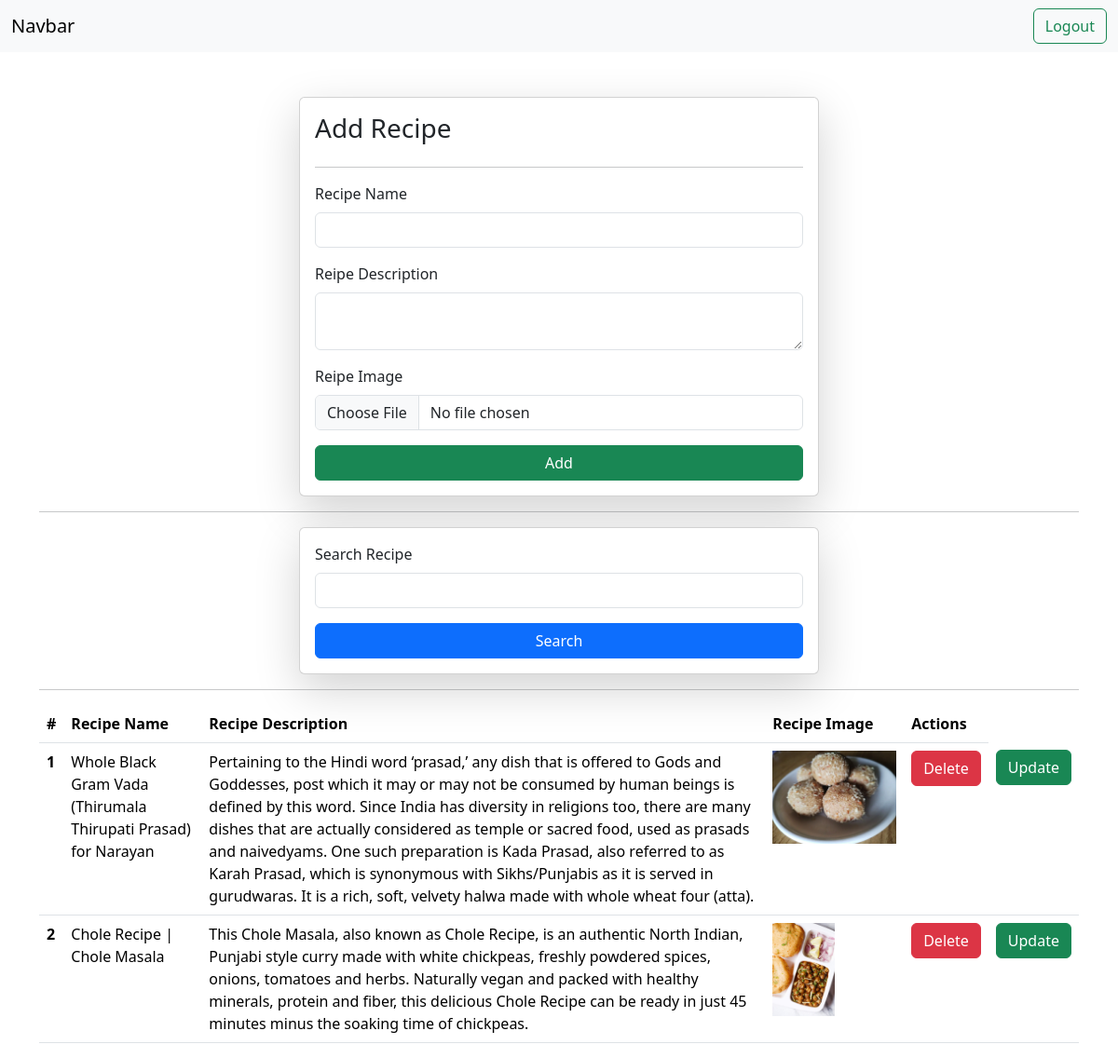
Screenshot of /recipe/ (signed in) with the database file from the repository.
### vege/models.py (models this page shows)
class Recipe(models.Model):
    user = models.ForeignKey(User, on_delete=models.SET_NULL,null=True,blank=True)
    recipe_name = models.CharField(max_length=100)
    recipe_desc = models.TextField()
    recipe_image = models.ImageField(upload_to='recipeImage')

### vege/views.py (the view, shortened to what this page needs)
# urls.py: path('recipe/', recipe, name='recipe'),
@login_required(login_url='/login/')
def recipe(request):
    queryset = Recipe.objects.all()
    if request.GET.get('search'):
        queryset = queryset.filter(recipe_name__icontains = request.GET.get('search'))
    context = {"recipe":queryset}
    return render(request,'recipe.html',context)

### vege/templates/recipe.html (shortened to what this page needs)
<!DOCTYPE html>
<html lang="en">
<head>
    <link href="https://cdn.jsdelivr.net/npm/bootstrap@5.3.3/dist/css/bootstrap.min.css" rel="stylesheet">
</head>
<body>
<nav class="navbar bg-body-tertiary">
  <div class="container-fluid">
    <a href="/" class="navbar-brand">Navbar</a>
    <form class="d-flex" role="search">
      <a href="/logout/" class="btn btn-outline-success" type="logout">Logout</a>
    </form>
  </div>
</nav>
<div class="container mt-5">
    <form class="col-6 mx-auto card p-3 shadow-lg" method="post" enctype="multipart/form-data">
        <h3>Add Recipe</h3>
        <hr>
        <div class="mb-3">
          <label for="exampleInputEmail1" class="form-label">Recipe Name</label>
          <input type="text" name="recipe_name" class="form-control" id="exampleInputEmail1" aria-describedby="emailHelp">
        </div>
        <div class="mb-3">
          <label for="exampleInputPassword1" class="form-label">Reipe Description</label>
          <textarea class="form-control" name="recipe_desc" id="exampleInputEmail1"></textarea>
        </div>
        <div class="mb-3">
            <label for="exampleInputPassword1" class="form-label">Reipe Image</label>
            <input type="file" name="recipe_image" class="form-control">
        </div>
        <button type="submit" class="btn btn-success">Add</button>
      </form>
      <hr>
      <div>
        <form class="col-6 mx-auto card p-3 shadow-lg">
          <div class="mb-3">
            <label for="exampleInputEmail1" class="form-label">Search Recipe</label>
            <input type="text" name="search" class="form-control">
          </div>
          <button type="submit" class="btn btn-primary">Search</button>
        </form>
      </div>
      <hr>
      <table class="table">
        <thead>
          <tr>
            <th scope="col">#</th>
            <th scope="col">Recipe Name</th>
            <th scope="col">Recipe Description</th>
            <th scope="col">Recipe Image</th>
            <th scope="col">Actions</th>
          </tr>
        </thead>
        <tbody>
          {% for rec in recipe %}
          <tr>
            <th scope="row">{{forloop.counter}}</th>
            <td>{{rec.recipe_name}}</td>
            <td>{{rec.recipe_desc}}</td>
            <td><img src="/media/{{rec.recipe_image}}" style="height: 100px"></td>
            <td><a href="/recipe_delete/{{rec.id}}/" class="btn btn-danger">Delete</a></td>
            <td><a href="/recipe_update/{{rec.id}}/" class="btn btn-success">Update</a></td>
          </tr>
          {% endfor %}
        </tbody>
      </table>
    </div>
</body>
</html>

### rows the page displays
Recipe: recipe_name "Whole Black Gram Vada (Thirumala Thirupati Prasad) for Narayan", recipe_desc "Pertaining to the Hindi word ‘prasad,’ any dish that is offered to Gods and Goddesses, post which it may or may not be consumed by human beings is defined by this word. Since India has diversity in religions too, there are many dishes that are actually considered as temple or sacred food, used as prasads and naivedyams. One such preparation is Kada Prasad, also referred to as Karah Prasad, which is synonymous with Sikhs/Punjabis as it is served in gurudwaras. It is a rich, soft, velvety halwa made with whole wheat four (atta).", recipe_image (picture)
Recipe: recipe_name "Chole Recipe | Chole Masala", recipe_desc "This Chole Masala, also known as Chole Recipe, is an authentic North Indian, Punjabi style curry made with white chickpeas, freshly powdered spices, onions, tomatoes and herbs. Naturally vegan and packed with healthy minerals, protein and fiber, this delicious Chole Recipe can be ready in just 45 minutes minus the soaking time of chickpeas.", recipe_image (picture)
